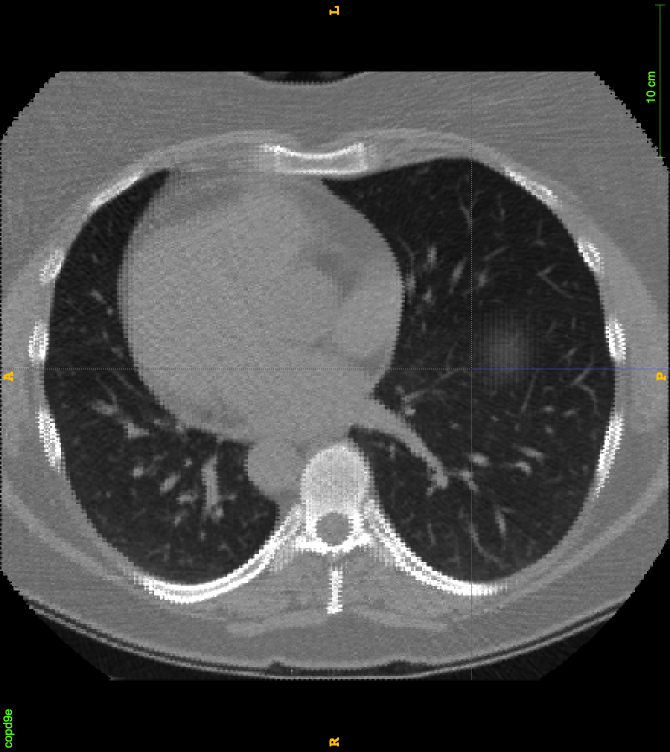
#> input picture image/im04-medical-imaging/tp4/TP_IMA204_activecontours_2024-25_LS_FINAL/images_misc/CT_lung_axial.png, 1340 x 1504 px, given in place of smooth_star.png, which was not available (shown at 1/2 size); the run also reads 1 picture not shown here
$ jupyter execute --allow-errors IMA204_TP_DEFMODEL_LS_IMA201_2024-25_STUDENTS_shared.ipynb   (text cells are left out)
#> lines starting #> are read from the running program, lines starting #| are printed output that depends on the picture; long printed decimals are rounded; pictures that were not available may be replaced by others from this repository, and a replacement may not be noted
[cell 1]
import numpy as np
import matplotlib
import skimage
import IPython
import imagecodecs #(New 2025)


import matplotlib.pyplot as plt
from IPython.display import HTML
from matplotlib import animation, rc

from skimage.color import rgb2gray
from skimage import data
from skimage.filters import gaussian
from skimage.segmentation import active_contour # For active_contour function
from skimage.util import random_noise

# For active_contour function
from skimage.segmentation import chan_vese, morphological_chan_vese, checkerboard_level_set,morphological_geodesic_active_contour

# For some image filtering
from skimage.morphology import white_tophat, black_tophat, disk

import skimage.io

from IPython.core.interactiveshell import InteractiveShell
InteractiveShell.ast_node_interactivity = "all"

# PRINT VERSIONS
print("np.__version__",np.__version__)
print("matplotlib.__version__",matplotlib.__version__)
print("skimage.__version__",skimage.__version__)
print("IPython.__version__",IPython.__version__)
print("imagecodecs.__version__",imagecodecs.__version__)

[cell 2]
def edge_map(img,sigma):
    blur = skimage.filters.gaussian(img,sigma)
    return skimage.filters.sobel(blur)

def edge_map2(img,sigma):
    blur = skimage.filters.gaussian(img,sigma)
    return skimage.filters.scharr(blur)

# [6 lines left out: function subtract_background, not called in this run]


def define_initial_circle(R0,r0,c0,Nber_pts=400):
    # Define initial contour shape
    s      = np.linspace(0, 2*np.pi, Nber_pts)
    Radius = R0
    r      = r0 + Radius*np.sin(s)
    c      = c0 + Radius*np.cos(s) #col
    init   = np.array([r, c]).T
    return init


## Create slides for animation
# [51 lines left out: functions animate_cv, animate_snake, store_evolution_in, not called in this run]

[cell 3]
# import warnings
# warnings.filterwarnings( "ignore", module = "matplotlib\..*" )
# skimage.io.imshow(img_mask)

# Binary images  - w/o ground truth
img_star          = skimage.io.imread('./images_misc/smooth_star.png', as_gray = True)
#> img_star: shape (1504, 1340) float64; min 0, max 1, mean 0.296
edge_star         = edge_map(img_star, sigma=0)
img_star_noisy    = skimage.io.imread('./images_misc/smooth_star_noisy.png', as_gray = True)
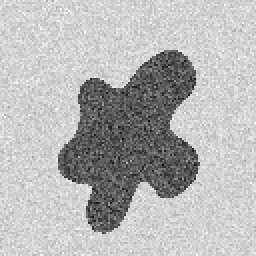
#> input picture image/im04-medical-imaging/tp4/TP_IMA204_activecontours_2024-25_LS_FINAL/images_misc/smooth_star_noisy.png, 128 x 128 px (shown 2 times larger)
#> img_star_noisy is the input picture: shape (128, 128); min 0, max 255, mean 181.6
edge_star_noisy   = edge_map(img_star_noisy, sigma=0)
img_binshape      = skimage.io.imread('./images_misc/binary_shape_2024.png', as_gray = True)
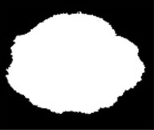
#> input picture image/im04-medical-imaging/tp4/TP_IMA204_activecontours_2024-25_LS_FINAL/images_misc/binary_shape_2024.png, 154 x 130 px
#> img_binshape is the input picture: shape (130, 154) float64; min 0, max 1, mean 0.513
edge_binshape     = edge_map(img_binshape, sigma=0)
img_cardiacshape  = skimage.io.imread('./images_misc/cardiac_mri_mask.png', as_gray = True)
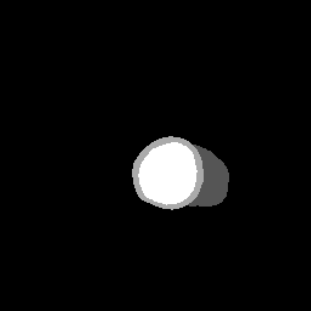
#> input picture image/im04-medical-imaging/tp4/TP_IMA204_activecontours_2024-25_LS_FINAL/images_misc/cardiac_mri_mask.png, 311 x 311 px
#> img_cardiacshape is the input picture: shape (311, 311) float64; min 0, max 1, mean 0.043
edge_cardiacshape = edge_map(img_cardiacshape, sigma=0)

# Microscopy images - w/o ground truth # line changed 2025
img_hela          = skimage.io.imread('./images_misc/hela_big.png')


# OCT eye images  - w/o ground truth
img_oct_eye  = skimage.io.imread('./images_misc/OCT_normal.jpeg', as_gray = True)
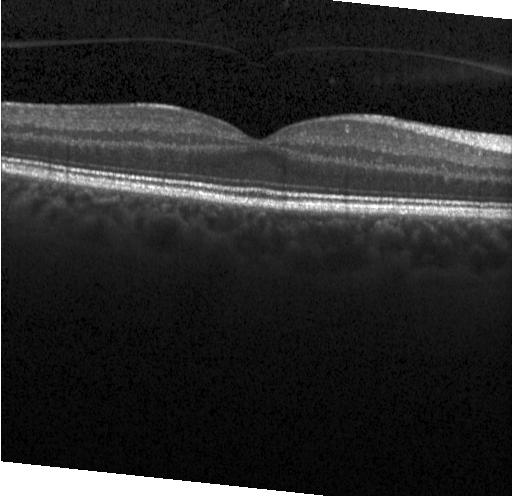
#> input picture image/im04-medical-imaging/tp4/TP_IMA204_activecontours_2024-25_LS_FINAL/images_misc/OCT_normal.jpeg, 512 x 496 px
#> img_oct_eye is the input picture: shape (496, 512); min 0, max 255, mean 42.2
img_oct_eye  = np.squeeze(img_oct_eye)
img_oct_eye  = img_oct_eye.astype('float64')
img_oct_eye  = img_oct_eye/np.max(img_oct_eye)

edge_oct_eye = edge_map(img_oct_eye, sigma=2)

# CT abdo images  - with ground truth
img_CTabd     = skimage.io.imread('./images_misc/CT_kidney_im.png', as_gray = True)
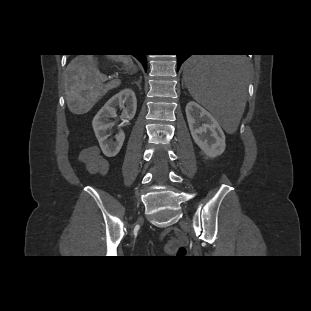
#> input picture image/im04-medical-imaging/tp4/TP_IMA204_activecontours_2024-25_LS_FINAL/images_misc/CT_kidney_im.png, 311 x 311 px
#> img_CTabd is the input picture: shape (311, 311) float64; min 0, max 1, mean 0.155
edge_CTabd    = edge_map(img_CTabd, sigma=2)
gt_CTabd      = skimage.io.imread('./images_misc/CT_kidney_mask.png', as_gray = True)
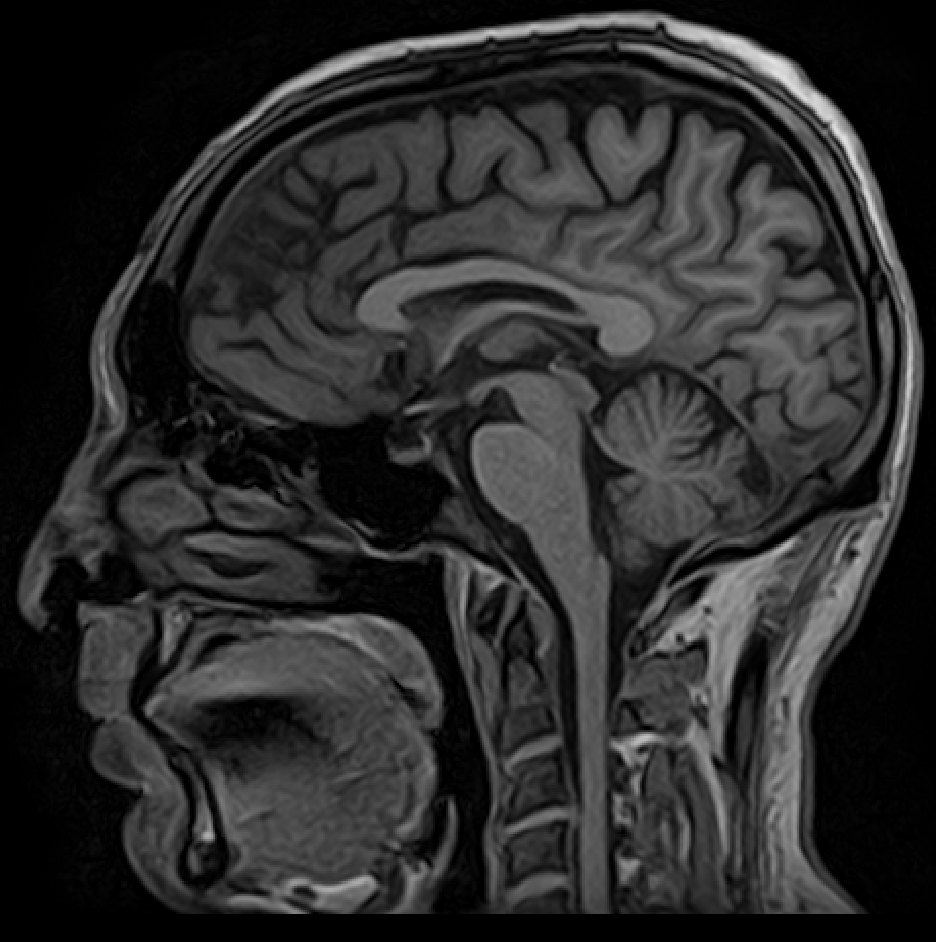
#> input picture image/im04-medical-imaging/tp4/TP_IMA204_activecontours_2024-25_LS_FINAL/images_misc/MRI_brain_sag.png, 936 x 942 px, given in place of CT_kidney_mask.png, which was not available
#> gt_CTabd is the input picture: shape (942, 936) float64; min 0, max 0.886, mean 0.169
edge_gt_CTabd = edge_map(gt_CTabd, sigma=2)
#> in edge_map (call 7), `return skimage.filters.sobel(blur)`:
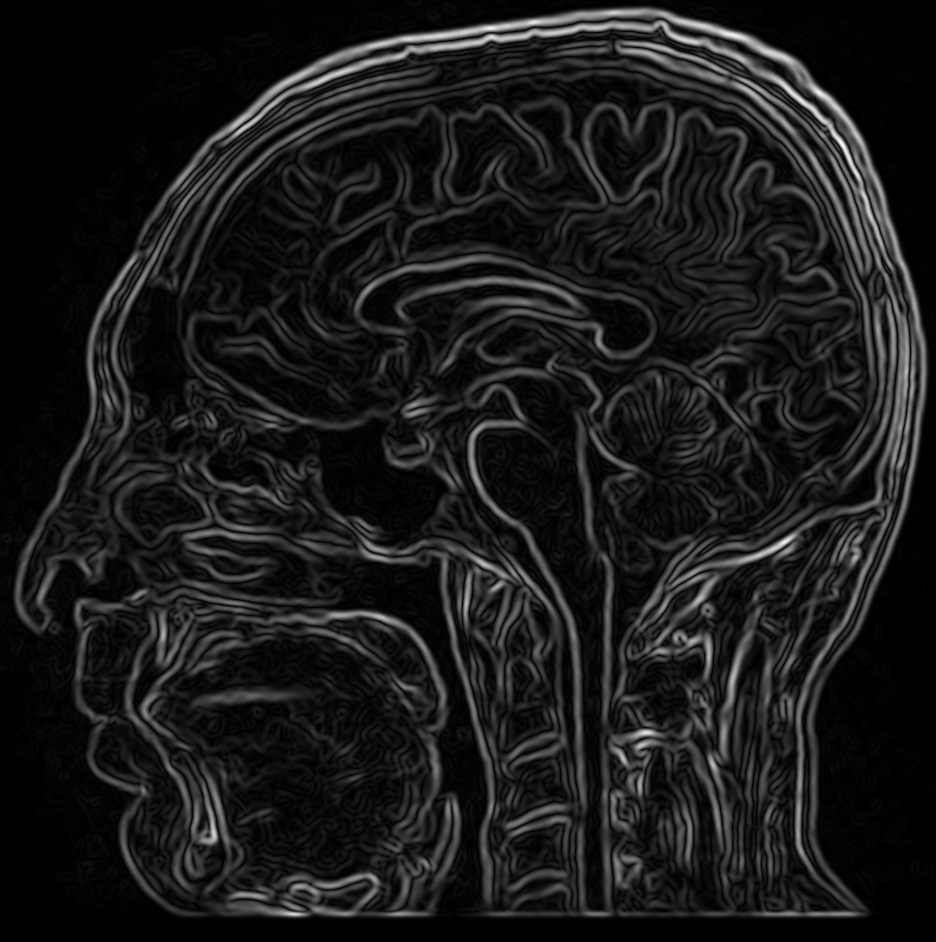
#> returned value: shape (942, 936) float64; min 0, max 0.156, mean 0.0161; drawn with min black and max white


# Cell images  - with ground truth
img_cell  = skimage.io.imread('./images_blood_cells/0000152.png', as_gray = True)
edge_cell = edge_map(img_cell, sigma=2)
#skimage.io.imshow(img_cell)
#> (the rest of this cell did not finish here and is left out)

[cell 4]
img_test  = img_cell #img_star_noisy#img_oct_eye #img_CTabd #img_cell
Sigma_val = 2
edge_test = edge_map(img_test, sigma=Sigma_val)


## Print some basic image properties
print("Image size of img_test is: ", img_test.shape)
#| Image size of img_test is:  (942, 936)
print("Data type of img_test is: ", img_test.dtype)
#| Data type of img_test is:  float64
print("min - max value in image:" , np.min(img_test), np.max(img_test))
#| min - max value in image: 0.0 0.8863


## Hot to plot a Histogram
hist_test, bins_test             = np.histogram(img_test.flatten(), bins=256)
#> hist_test = 256 values, max 121997 at index 0, min 0 at index 8, mean 3444.2; bins_test = 257 values from 0 to 0.886
hist_edge_test, bins_edges_test  = np.histogram(edge_test.flatten(), bins=256)
#> hist_edge_test = 256 values, max 109678 at index 0, min 0 at index 243, mean 3444.2; bins_edges_test = 257 values from 0 to 0.156

#> (the rest of this cell did not finish here and is left out)

[cell 5]
img_to_test = img_oct_eye
print("Data type of img_test is: ", img_test.dtype)
#| Data type of img_test is:  float64
print("min - max value in image:" , np.min(img_test), np.max(img_test))
#| min - max value in image: 0.0 0.8863

Font_size  = 9

# Classic Edge map with Gaussian smoothing controled by sigma
edge_test1         = edge_map(img_to_test, sigma=1)
edge_test2         = edge_map(img_to_test, sigma=2)
edge_test2_l       = np.log2((edge_test2*100)+1)
edge_testl_2       = edge_map(np.log2((img_to_test+1)*100), sigma=2)

# Inversed Edge map
# Returns Edge map = 1.0 / np.sqrt(1.0 + alpha * gradnorm)
edge_inv_test  = skimage.segmentation.inverse_gaussian_gradient(img_to_test, alpha=1.0, sigma=2.0)
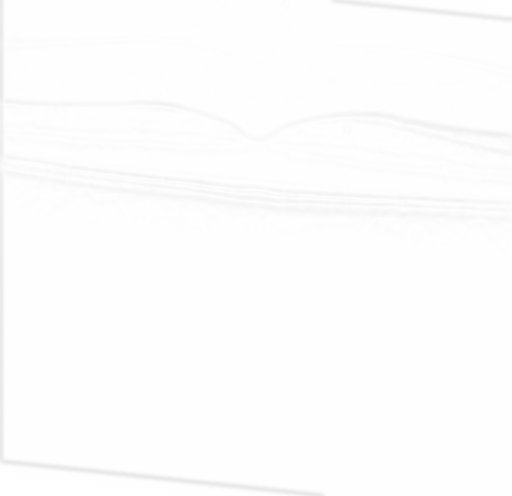
#> edge_inv_test: shape (496, 512) float64; min 0.915, max 1, mean 0.995


#> (the rest of this cell did not finish here and is left out)

#> (a cell that did not finish here is left out)

[cell 7]
# 1ST image
img_ori          = img_cardiacshape; r0 = 175; c0=175; R0 = 10
img_noisy        = random_noise(img_ori, mode='gaussian', mean = 0.1,clip = True)
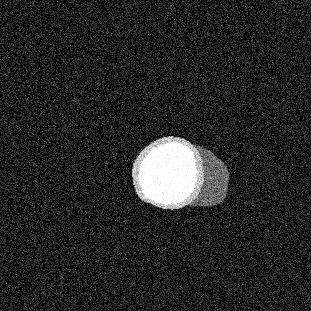
#> img_noisy: shape (311, 311) float64; min 0, max 1, mean 0.148
img_noisy        = random_noise(img_ori, mode='speckle', mean = 0.1,clip = True)

# Choose image to segment
img_to_seg     = img_ori
img_to_seg_raw = img_to_seg # to plot later on

alpha_val  = 0.01 ; beta_val = 0.1 ;gamma_val = 0.01;
convergence_val = 1e-4;Niter_snake = 1800;


# Initialise contour
init = define_initial_circle(R0,r0,c0)

# Pre-smooth the image
Niter_smooth    = 1 # set to 0 for no smoothing
img_to_seg      = gaussian(img_to_seg, Niter_smooth, preserve_range=False)

# Run active contour
snake1  = active_contour(img_to_seg,
                       init, max_num_iter=1, convergence=convergence_val,
                         alpha=alpha_val, beta=beta_val, gamma=gamma_val)
#> snake1 = 400 pairs, first value 165 to 185, second value 165 to 185
snake10 = active_contour(img_to_seg,
                       init, max_num_iter=10, convergence=convergence_val,
                         alpha=alpha_val, beta=beta_val, gamma=gamma_val)
#> snake10 has the same summary as snake1
snake_max = active_contour(img_to_seg,
                       init, max_num_iter=Niter_snake, convergence=convergence_val,
                           alpha=alpha_val, beta=beta_val, gamma=gamma_val)
#> snake_max = 400 pairs, first value 168.6 to 181.4, second value 168.6 to 181.4

# Display results
#> (the rest of this cell did not finish here and is left out)

[cell 8]
# Input image and parameter values
img_to_seg   = img_cell;
#> (the rest of this cell did not finish here and is left out)

[cell 9]
img_to_seg        = img_cell
img_to_seg_ori    = img_to_seg

# Init to segment cell
r0 = 128; c0=128; R0 = 53
alpha_val = 0.01 ; beta_val = 0.1 ;gamma_val = 0.01;
convergence_val = 1e-4; Niter_snake = 800;


# Pre filter the image
img_adapteq = skimage.exposure.equalize_adapthist(img_to_seg, clip_limit=0.03)
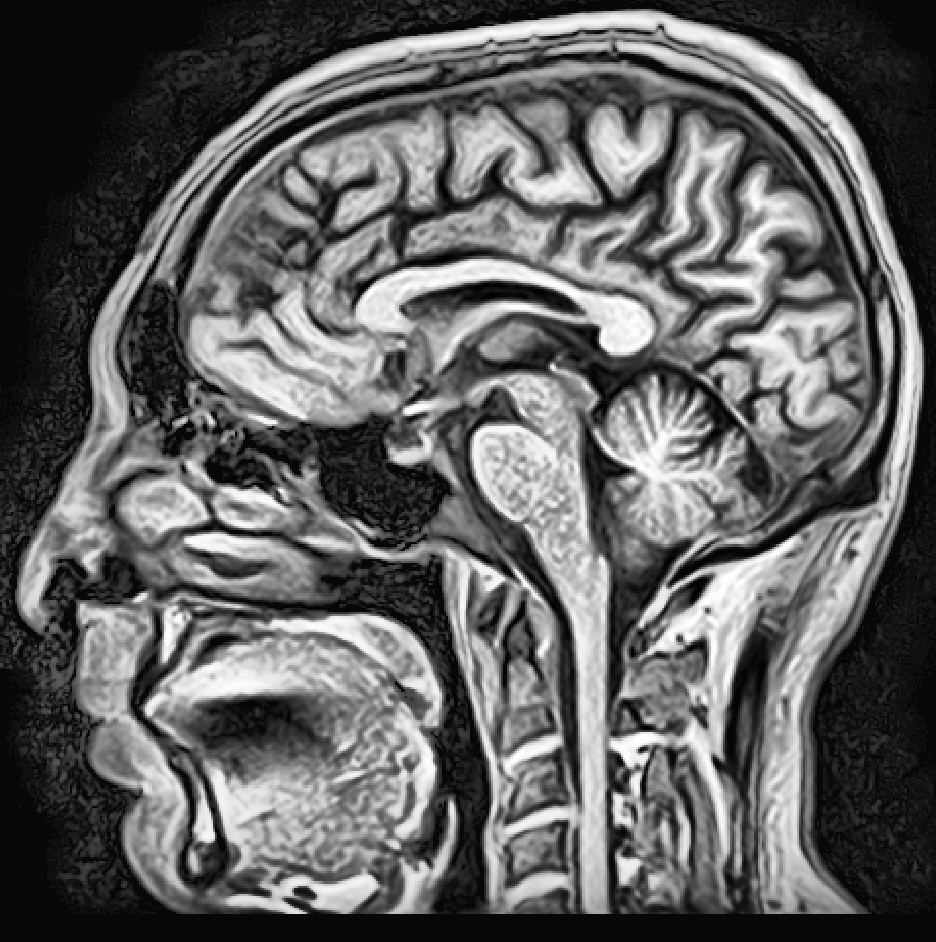
#> img_adapteq: shape (942, 936) float64; min 0, max 1, mean 0.383
#img_to_seg = img_adapteq

# Pre smooth the image
Niter_smooth = 1
img_to_seg   = gaussian(img_to_seg, Niter_smooth, preserve_range=False)
#> img_to_seg: shape (942, 936) float64

# Initialise contour
init = define_initial_circle(R0,r0,c0)


# Run active contour while saving intermediate contours to see deformations
segs = []
print('start')
for i in range(1,Niter_snake,20):
    print(i, " ", end='')
    segs.append(active_contour(img_to_seg, init, max_num_iter=i, convergence=convergence_val,
                alpha=alpha_val, beta=beta_val, gamma=gamma_val))

print('stop')
np.save('ANIM_contours.npy', np.array(segs))

# display animation
segs = np.load('ANIM_contours.npy')
anim = animate_snake(img_to_seg, segs);
HTML(anim.to_html5_video())
